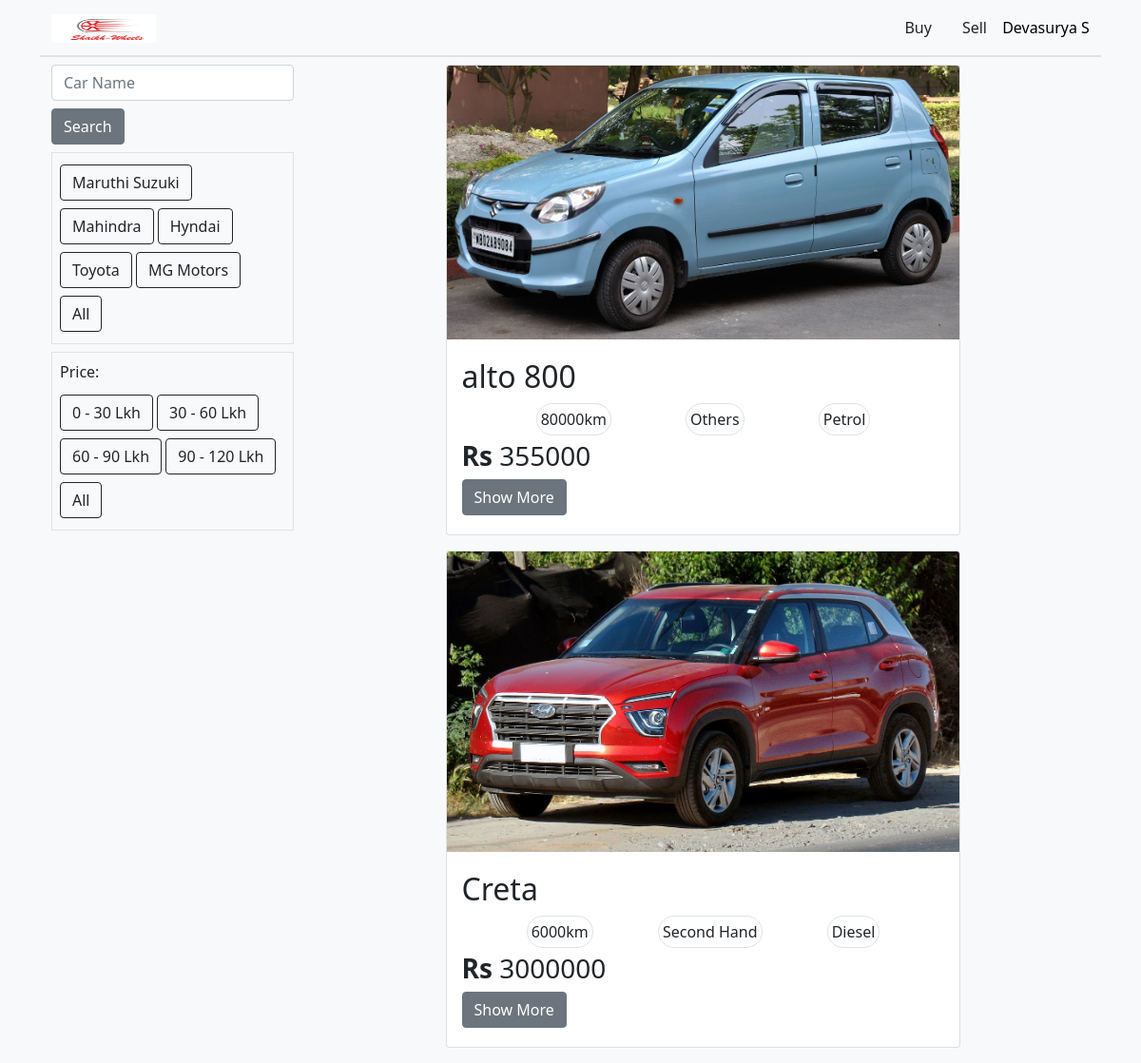
Page /product.php (signed in) on the committed database.
### tables this page shows
CREATE TABLE `cars` (
  `carID` int(4) NOT NULL,
  `company` varchar(10) NOT NULL,
  `carType` varchar(10) NOT NULL,
  `carModel` varchar(30) NOT NULL,
  `year` int(4) NOT NULL,
  `fuel` varchar(10) NOT NULL,
  `gear` varchar(10) NOT NULL,
  `km` varchar(10) NOT NULL,
  `price` varchar(10) NOT NULL,
  `location` varchar(30) NOT NULL,
  `ownership` varchar(15) NOT NULL,
  `description` varchar(100) NOT NULL,
  `imageLocation` varchar(100) NOT NULL,
  `userID` int(4) NOT NULL
);

### product.php (the view, shortened to what this page needs)
<?php
if (isset($_SESSION['id']) && isset($_SESSION['email'])) {
    include_once 'dbConnect.php';
    $getsql = "SELECT * FROM cars;";
    $result = mysqli_query($conn, $getsql);
    $resultCheck = mysqli_num_rows($result);
    ?>
    <!DOCTYPE html>
    <html>
    <head>
        <link href="style.css" rel="stylesheet">
        <link href="https://cdn.jsdelivr.net/npm/bootstrap@5.1.3/dist/css/bootstrap.min.css" rel="stylesheet"
>
    </head>
    <body class="bg-light">
        <div class="container">
            <nav class="navbar sticky-top navbar-light bg-light border-bottom border-2">
                <div class="container-fluid">
                    <a class="navbar-brand" href="product.php">
                        <img src="icons\AppLogo.jpeg" alt="" width="110rem" height="30rem">
                    </a>
                    <ul class="nav justify-content-end">
                        <li class="nav-item">
                            <a class="nav-link link-dark active" href="product.php">Buy</a>
                        </li>
                        <li class="nav-item">
                            <a class="nav-link link-dark " href="sell.php">Sell</a>
                        </li>
                        <li class="nav-item my-auto">
                            <form id="user" name="menuForm" method="POST" class="" action="productMenu.php">
                                <select onChange="user.submit()" name="userSel" id="usersel" class="userButton bg-light">
                                    ><option hidden value="user">
                                        <?php echo $_SESSION['name']; ?>
                                    </option>
                                </select>
                            </form>
                        </li>
                    </ul>
                </div>
            </nav>
            <section class="container mt-md-2 mt-2">
                <div class="row">
                    <div class="col-sm-3 mb-2 ">
                        <div class="input-group-lg rounded">
                            <form method="POST" action="search.php">
                                <input type="search" name="term" class="mb-2 form-control rounded" placeholder="Car Name"
                                    aria-label="Search" aria-describedby="search-addon" />
                                <button type="submit" name="submit" class="btn btn-secondary">Search</button>
                            </form>
                        </div>
                        <div class="border mt-2 p-2">
                            <form name="brandSort" method="POST" action="brandSortedProduct.php">
                                <button type="submit" name="brand" value="Maruthi Suzuki"
                                    class="btn btn-outline-dark btn-light my-1">Maruthi Suzuki</button>
                                <button type="submit" name="brand" value="Mahindra"
                                    class="btn btn-outline-dark btn-light my-1">Mahindra</button>
                                <button type="submit" name="brand" value="Hundai"
                                    class="btn btn-outline-dark btn-light my-1">Hyndai</button>
                                <button type="submit" name="brand" value="Toyota"
                                    class="btn btn-outline-dark btn-light my-1">Toyota</button>
                                <button type="submit" name="brand" value="MG Motors"
                                    class="btn btn-outline-dark btn-light my-1">MG Motors</button>
                                <a href="product.php" class="btn btn-outline-dark btn-light my-1">All</a>
                            </form>
                        </div>
                        <div class="border mt-2 p-2">
                            <form name="priceSort" method="POST" action="priceSortedProduct.php">
                                <label class="form-label d-block">Price: </label>
                                <button type="submit" name="price" value="0" class="btn btn-outline-dark btn-light my-1">0 -
                                    30 Lkh</button>
                                <button type="submit" name="price" value="3000000"
                                    class="btn btn-outline-dark btn-light my-1">30 - 60 Lkh</button>
                                <button type="submit" name="price" value="6000000"
                                    class="btn btn-outline-dark btn-light my-1">60 - 90 Lkh</button>
                                <button type="submit" name="price" value="9000000"
                                    class="btn btn-outline-dark btn-light my-1">90 - 120 Lkh</button>
                                <a href="product.php" class="btn btn-outline-dark btn-light my-1">All</a>
                            </form>
                        </div>
                    </div>
                    <div class="col-sm-9">
                        <?php
                        if ($resultCheck > 0) {
                            while ($row = mysqli_fetch_assoc($result)) {
                                if ($_SESSION['id'] != $row['userID']) {
                                    ?>
                                    <div class="col-sm-8 feedMargin mx-auto">
                                        <div class="card">
                                            <img src="<?php echo $row['imageLocation'] ?>" class="card-img-top" alt="...">
                                            <div class="card-body my-1">
                                                <h5 class="card-title fs-2">
                                                    <?php echo $row['carModel'] ?>
                                                </h5>
                                                <div class="d-flex justify-content-evenly">
                                                    <span class="card-text border border-grey rounded-pill p-1">
                                                        <?php echo $row['km'] ?>km
                                                    </span>
                                                    <span class="card-text border border-grey rounded-pill p-1">
                                                        <?php echo $row['ownership'] ?>
                                                    </span>
                                                    <span class="card-text border border-grey rounded-pill p-1">
                                                        <?php echo $row['fuel'] ?>
                                                    </span>
                                                </div>
                                                <span class="fs-3 card-text d-block"> <strong>Rs </strong>
                                                    <?php echo $row['price'] ?>
                                                </span>
                                                <form class="mt-1" method="POST" id="showMore" action="productDetail.php">
                                                    <button onclick="showMore.submit()" class="btn btn-secondary">Show More</button>
                                                </form>
                                            </div>
                                        </div>
                                    </div>
                                    <?php
                                }
                            }
                        }
                        ?>
                    </div>
                </div>
            </section>
        </div>
    </body>
    </html>
    <?php
} else {
    header("Location: loginForm.php");
    exit();
}
?>

### css/style.css (style rules this page uses)
* { margin: 0; padding: 0; }
.feedMargin { margin-bottom: 1rem; }
.userButton { border: none; outline: none; -webkit-appearance: none; text-align: center; }

### rows in the picture
cars: imageLocation (picture), carModel "alto 800", km "80000", ownership "Others", fuel "Petrol", price "355000"
cars: imageLocation (picture), carModel "Creta", km "6000", ownership "Second Hand", fuel "Diesel", price "3000000"

### other values in the picture
form field userSel "Devasurya S"
